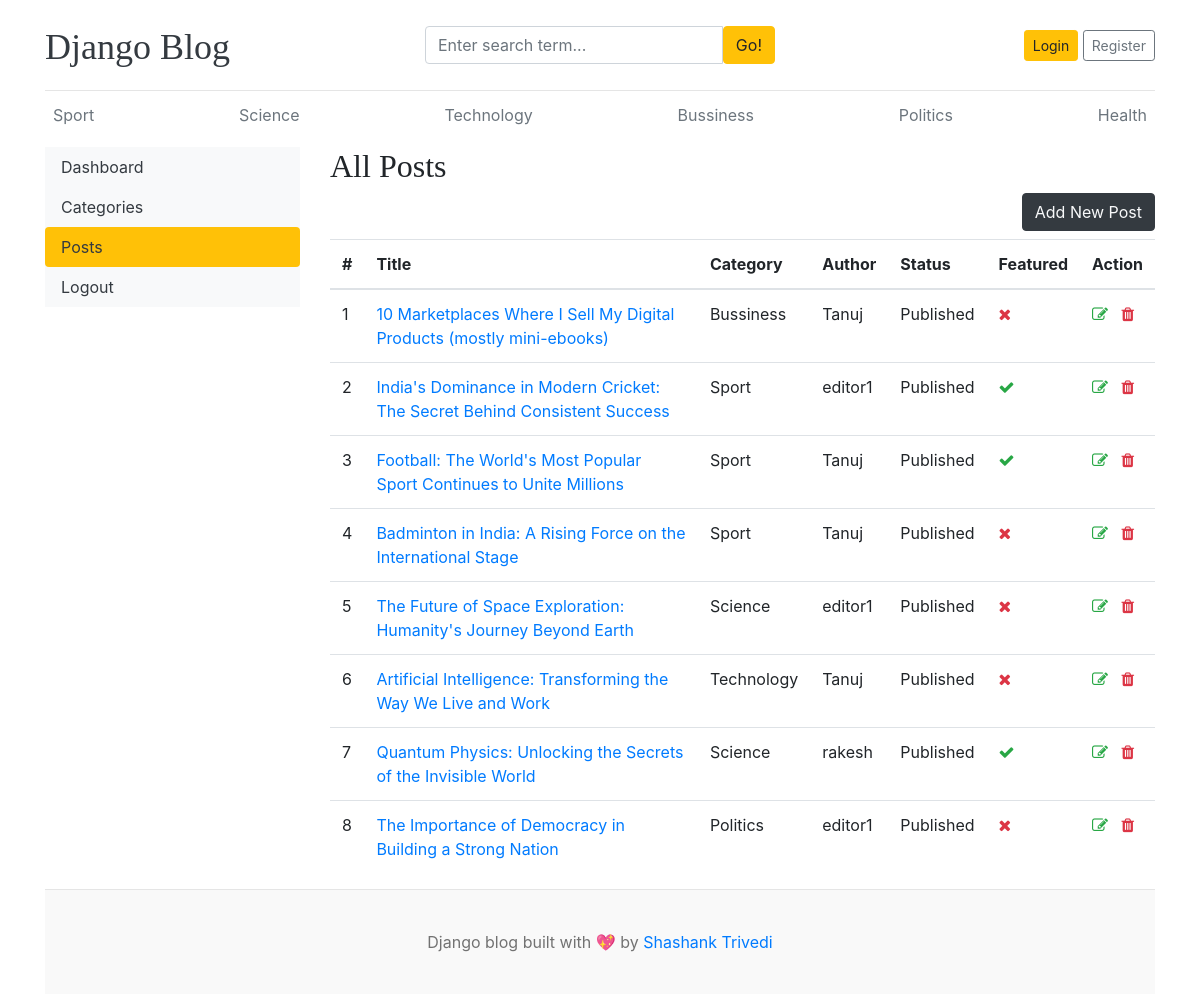
The app's page /dashboard/posts/ with its own data.
### blogs/models.py (models this page shows, shortened)
class Category(models.Model):
    category_name = models.CharField(max_length=50, unique=True)
    created_at = models.DateTimeField(auto_now_add=True)
    updated_at = models.DateTimeField(auto_now=True)
    class Meta:
        verbose_name_plural = 'categories'
    def __str__(self):
        return self.category_name

class Blog(models.Model):
    title = models.CharField(max_length=100)
    slug = models.SlugField(max_length=150, unique=True, blank=True)
    category = models.ForeignKey(Category, on_delete=models.CASCADE)
    author = models.ForeignKey(User, on_delete=models.CASCADE)
    featured_image = models.ImageField(upload_to='uploads/%Y/%m/%d')
    short_description = models.TextField(max_length=500)
    blog_body = models.TextField(max_length=2000)
    status = models.CharField(max_length=20, choices=STATUS_CHOICES, default="Draft")
    is_featured = models.BooleanField(default=False)
    created_at = models.DateTimeField(auto_now_add=True)
    updated_at = models.DateTimeField(auto_now=True)

### dashboards/views.py (the view)
# urls.py: path('posts/', views.posts ,name='posts'),
def posts(request):
    posts = Blog.objects.all()
    context = {
        'posts': posts,
    }
    return render(request, 'dashboard/posts.html', context)

### blogs/context_processors.py (called while the page is built)
def get_categories(request):
  categories = Category.objects.all()
  return dict(categories=categories)

def get_social_links(requests):
  social_links = SocialLink.objects.all()
  return dict(social_links=social_links)

### templates/dashboard/posts.html (shortened to what this page needs)
{% extends 'base.html' %}
{% block content %}
<div class="row">
    {% include 'dashboard/sidebar.html' %}
    <div class="col-md-9">
        <h2>All Posts</h2>
        <a href="{% url 'add_post' %}" class="btn btn-dark text-light float-right mb-2">Add New Post</a>
        <table class="table table-hover">
            <thead>
              <tr>
                <th>#</th>
                <th>Title</th>
                <th>Category</th>
                <th>Author</th>
                <th>Status</th>
                <th>Featured</th>
                <th>Action</th>
              </tr>
            </thead>
            <tbody>
            {% for post in posts %}
              <tr>
                <td>{{ forloop.counter }}</td>
                <td><a href="{% url 'blogs' post.slug %}">{{ post.title }}</a></td>
                <td>{{ post.category }}</td>
                <td>{{ post.author }}</td>
                <td>{{ post.status }}</td>
                <td>{% if post.is_featured %}<i class="fa fa-check text-success"></i>{% else %}<i class="fa fa-times text-danger"></i>{% endif %}</td>
                <td>
                    <a href="{% url 'edit_post' post.id %}"><i class="fa fa-edit text-success"></i></a>
                    <a href="{% url 'delete_post' post.id %}"><i class="fa fa-trash text-danger"></i></a>
                </td>
              </tr>
            {% endfor %}
            </tbody>
          </table>
    </div>
</div>
{% endblock %}

### templates/base.html (shortened to what this page needs)
{% load static %}
<!DOCTYPE html>
<html lang="en">
<head>
    <link href="https://getbootstrap.com/docs/4.0/dist/css/bootstrap.min.css" rel="stylesheet">
    <link href="{% static 'css/blog.css' %}" rel="stylesheet">
    <link rel="stylesheet" href="https://cdnjs.cloudflare.com/ajax/libs/font-awesome/4.7.0/css/font-awesome.min.css">
  </head>
<body>
    <div class="container">
      <header class="blog-header py-3">
        <div class="row flex-nowrap justify-content-between align-items-center">
          <div class="col-4 pt-1">
            <a class="blog-header-logo text-dark" href="/">Django Blog</a>
          </div>
          <div class="col-4">
            <form action="{% url 'search' %}" method="GET">
              <div class="input-group">
                <input class="form-control" type="text" name="keyword" value="{{ keyword }}" placeholder="Enter search term..." aria-label="Enter search term..." aria-describedby="button-search" />
                <button type="submit" class="btn btn-warning" id="button-search">Go!</button>
              </div>
            </form>
          </div>
          <div class="col-4 d-flex justify-content-end align-items-center">
            {% if not user.is_authenticated %}
            <a class="btn btn-sm btn-warning" href="{% url 'login' %}">Login</a> &nbsp;
            <a class="btn btn-sm btn-outline-secondary" href="{% url 'register' %}">Register</a>
            {% else %}
            <span><a href="{% url 'dashboard' %}">Dashboard</a></span> &nbsp;
            <span><a  href="{% url 'logout' %}">Log Out</a></span>
            {% endif %}
          </div>
        </div>
      </header>
      <div class="nav-scroller py-1 mb-2">
        <nav class="nav d-flex justify-content-between">
          {% for cat in categories %}
          <a class="p-2 text-muted" href="{% url 'posts_by_category' cat.id %}">{{cat.category_name}}</a>
          {% endfor %}
        </nav>
      </div>
{% block content %}
{% endblock %}
<footer class="blog-footer">
    <p>Django blog built with 💖 by <a href="#">Shashank Trivedi</a></p>
  </footer>
  </body>
  </html>

### blog_main/static/css/blog.css (style rules this page uses)
.blog-header { border-bottom: 1px solid #e5e5e5; }
.blog-header-logo { font-family: "Playfair Display", Georgia, "Times New Roman", serif; font-size: 2.25rem; }
h1, h2, h3, h4, h5, h6 { font-family: "Playfair Display", Georgia, "Times New Roman", serif; }
.blog-footer { padding: 2.5rem 0; color: #727272; text-align: center; background-color: #f9f9f9; border-top: .05rem solid #e5e5e5; }
.blog-footer p:last-child { margin-bottom: 0; }

### records on screen
Category: category_name "Sport"
Category: category_name "Science"
Category: category_name "Technology"
Category: category_name "Bussiness"
Category: category_name "Politics"
Category: category_name "Health"
Blog: title "10 Marketplaces Where I Sell My Digital Products (mostly mini-ebooks)", category "Bussiness", author "Tanuj", status "Published", is_featured False (drawn)
Blog: title "India's Dominance in Modern Cricket: The Secret Behind Consistent Success", category "Sport", author "editor1", status "Published", is_featured True (drawn)
Blog: title "Football: The World's Most Popular Sport Continues to Unite Millions", category "Sport", author "Tanuj", status "Published", is_featured True (drawn)
Blog: title "Badminton in India: A Rising Force on the International Stage", category "Sport", author "Tanuj", status "Published", is_featured False (drawn)
Blog: title "The Future of Space Exploration: Humanity's Journey Beyond Earth", category "Science", author "editor1", status "Published", is_featured False (drawn)
Blog: title "Artificial Intelligence: Transforming the Way We Live and Work", category "Technology", author "Tanuj", status "Published", is_featured False (drawn)
Blog: title "Quantum Physics: Unlocking the Secrets of the Invisible World", category "Science", author "rakesh", status "Published", is_featured True (drawn)
Blog: title "The Importance of Democracy in Building a Strong Nation", category "Politics", author "editor1", status "Published", is_featured False (drawn)
